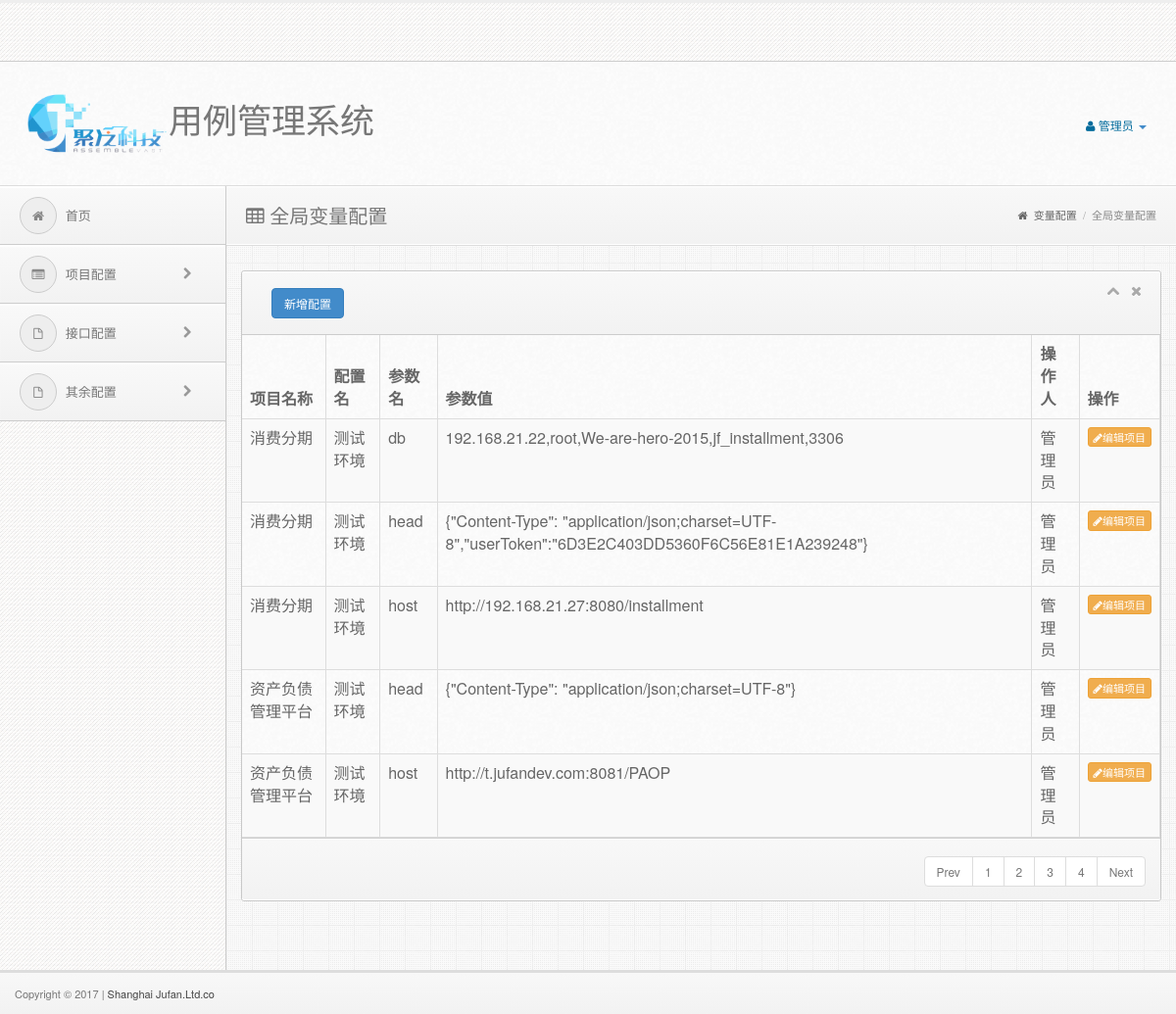
/auth_option/config/mange (signed in), run on the app's committed database.
### APP/models.py (models this page shows)
class Project(db.Model):
    __tablename__ = "projects"
    id = db.Column(db.Integer, primary_key=True)
    name = db.Column(db.String(200), unique=False)
    desc = db.Column(db.String(500), unique=False)
    Operator_name = db.Column(db.String(200), unique=False) #操作人
    project_status = db.Column(db.String(10), default=0, nullable=False)
    @staticmethod
    def return_project():
        project = [(m.id, m.name) for m in Project.query.all()]
        return project

class ConfigParse(db.Model):
    __tablename__ = "configparse"
    id = db.Column(db.Integer, primary_key=True)
    name = db.Column(db.String(100), unique=False)
    value = db.Column(db.String(500), unique=False)
    Operator_name = db.Column(db.String(200), unique=False)  # 操作人
    project_id = db.Column(db.String(50), unique=False)
    config_name = db.Column(db.String(50), unique=False)

### APP/auth/views.py (the view)
@auth_option.route('/config/mange', methods=['GET', 'POST'])
def config_mange():
    form = ConfigMange()
    form2 = AddConfig()
    form3 = EditConfigForm()
    projects = Project.return_project()
    form2.project_id.choices = projects
    form3.project_id.choices = projects
    if 'username' not in session:
        return redirect(url_for("auth_login.login"))
    config_paras = ConfigParse.query.order_by(ConfigParse.id.desc()).all()
    return render_template("configparas.html", form=form, form2=form2, form3=form3, len_config_paras=len(config_paras), config_paras=config_paras,project=Project)

### APP/templates/configparas.html (shortened to what this page needs)
{% extends 'base.html' %}
{% block admin_content %}
	<div class="mainbar">
      <div class="page-head">
        <h2 class="pull-left"><i class="icon-table"></i> 全局变量配置</h2>
        <div class="bread-crumb pull-right">
          <a href="#"><i class="icon-home"></i> 变量配置</a>
          <span class="divider">/</span>
          <a href="#" class="bread-current">全局变量配置</a>
        </div>
        <div class="clearfix"></div>
      </div>
	    <div class="matter">
        <div class="container">
            <div class="row">
              <div class="col-md-12">
                <div class="widget">
                <div class="widget-head">
                  <div class="pull-left">
        <form class="navbar-form navbar-left" role="search" method="POST">
                    <div class="form-group">
               <button class="btn btn-primary" data-toggle="modal" data-target="#myModal">新增配置</button>
                    </div>
		</form>
                  </div>
                  <div class="widget-icons pull-right">
                    <a href="#" class="wminimize"><i class="icon-chevron-up"></i></a>
                    <a href="#" class="wclose"><i class="icon-remove"></i></a>
                  </div>
                  <div class="clearfix"></div>
                </div>
                  <div class="widget-content">
                    <table class="table table-striped table-bordered table-hover">
                      <thead>
                        <tr>
                          <th>项目名称</th>
                          <th>配置名</th>
                            <th>参数名</th>
                            <th>参数值</th>
                          <th>操作人</th>
                          <th>操作</th>
                        </tr>
                      </thead>
                      <tbody>
            {% if len_config_paras > 0 %}
            {% for config_value in config_paras %}
                        <tr>
                          <td>{{ project.query.get(config_value.project_id).name}}</td>
                          <td>{{ config_value.config_name }}</td>
                            <td>{{ config_value.name }}</td>
                            <td>{{ config_value.value }}</td>
                            <td>{{ config_value.Operator_name }}</td>
                          <td>
                              <a class="btn btn-xs btn-warning" title="修改配置" onclick="get_parse_info('{{ url_for('auth_option.get_config_parse_by_id', id=config_value.id) }}',{{ config_value.id }})">
                                <i class="icon-pencil"></i>编辑项目
                            </a>
                          </td>
                        </tr>
  {% endfor %}
        {% endif %}
                      </tbody>
                    </table>
                    <div class="widget-foot">
                        <ul class="pagination pull-right">
                          <li><a href="#">Prev</a></li>
                          <li><a href="#">1</a></li>
                          <li><a href="#">2</a></li>
                          <li><a href="#">3</a></li>
                          <li><a href="#">4</a></li>
                          <li><a href="#">Next</a></li>
                        </ul>
                      <div class="clearfix"></div>
                    </div>
                  </div>
                </div>
              </div>
            </div>
        </div>
		  </div>
    </div>
{% endblock %}

### APP/templates/base.html (shortened to what this page needs)
﻿<!DOCTYPE html>
<html lang="en">
<head>
  <link href="{{ url_for('static',filename='style/bootstrap.css') }}" rel="stylesheet">
  <link rel="stylesheet" href="{{ url_for('static',filename='style/font-awesome.css') }}">
  <link rel="stylesheet" href="{{ url_for('static',filename='style/jquery-ui.css') }}">
  <link rel="stylesheet" href="{{ url_for('static',filename='style/fullcalendar.css') }}">
  <link rel="stylesheet" href="{{ url_for('static',filename='style/prettyPhoto.css') }}">
  <link rel="stylesheet" href="{{ url_for('static',filename='style/rateit.css') }}">
  <link rel="stylesheet" href="{{ url_for('static',filename='style/bootstrap-datetimepicker.min.css') }}">
  <link rel="stylesheet" href="{{ url_for('static',filename='style/jquery.cleditor.css') }}">
  <link rel="stylesheet" href="{{ url_for('static',filename='style/bootstrap-switch.css') }}">
  <link href="{{ url_for('static',filename='style/style.css') }}" rel="stylesheet">
  <link href="{{url_for('static',filename='style/widgets.css') }}" rel="stylesheet">
</head>
<body>
  <header>
    <div class="container">
      <div class="row">
        <div class="col-md-4">
          <div class="logo">
            <h1><a href="#"><img src="{{url_for('static',filename='img/logo.png')}}" style="width:147px;height:70px;">用例管理系统</a></h1>
          </div>
        </div>
        <div class="col-md-4">
        </div>
        <div class="col-md-4">
          <div class="header-data">
        <div class="navbar-inner">
        <ul class="nav navbar-nav pull-right">
          <li class="dropdown pull-right">
            <a data-toggle="dropdown" class="dropdown-toggle" href="#">
              <i class="icon-user"></i> {{ session.username }} <b class="caret"></b>
            </a>
          </li>
        </ul>
        </div>
          </div>
        </div>
      </div>
    </div>
  </header>
<div class="content">
    <div class="sidebar">
        <ul id="nav">
          <li><a href="{{ url_for('auth_option.index') }}"><i class="icon-home"></i> 首页</a>
          </li>
          <li class="has_sub"><a href="#"><i class="icon-list-alt"></i> 项目配置  <span class="pull-right"><i class="icon-chevron-right"></i></span></a>
          </li>
          <li class="has_sub"><a href="#"><i class="icon-file-alt"></i> 接口配置 <span class="pull-right"><i class="icon-chevron-right"></i></span></a>
          </li>
                      <li class="has_sub"><a href="#"><i class="icon-file-alt"></i> 其余配置 <span class="pull-right"><i class="icon-chevron-right"></i></span></a>
          </li>
        </ul>
    </div>
            {% block admin_content %}
            {% endblock %}
</div>
<footer>
  <div class="container">
    <div class="row">
      <div class="col-md-12">
            <p class="copy">Copyright &copy; 2017 | <a href="#">Shanghai Jufan.Ltd.co</a> </p>
      </div>
    </div>
  </div>
</footer>
</body>
</html>

### data on the page
ConfigParse: config_name "测试环境", name "db", value "192.168.21.22,root,We-are-hero-2015,jf_installment,3306", Operator_name "管理员"
Project: query.get "消费分期"
ConfigParse: config_name "测试环境", name "head", value "{\"Content-Type\": \"application/json;charset=UTF-8\",\"userToken\":\"6D3E2C403DD5360F6C56E81E1A239248\"}", Operator_name "管理员"
ConfigParse: config_name "测试环境", name "host", value "http://192.168.21.27:8080/installment", Operator_name "管理员"
ConfigParse: config_name "测试环境", name "head", value "{\"Content-Type\": \"application/json;charset=UTF-8\"}", Operator_name "管理员"
Project: query.get "资产负债管理平台"
ConfigParse: config_name "测试环境", name "host", value "http://t.jufandev.com:8081/PAOP", Operator_name "管理员"

### other printed values
{{ session.username }} "管理员"
